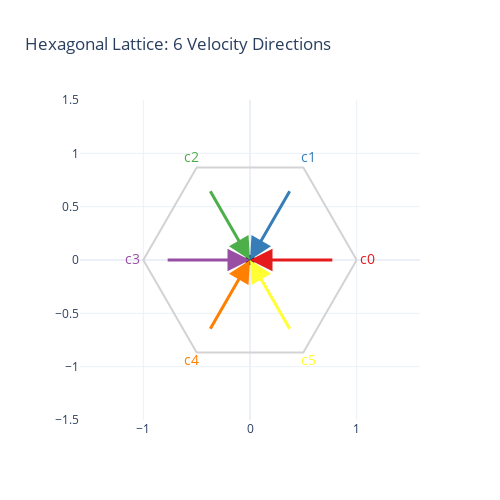

Here is the notebook cell this chart was saved with:
### Code cell
# ===================================================================
# PART 1: HEXAGONAL LATTICE GEOMETRY
# ===================================================================

class HexLattice:
    """
    Hexagonal lattice geometry for lattice gas.
    6 velocity directions at 60° intervals.
    """
    
    def __init__(self):
        # 6 velocity vectors (unit speed)
        # c_i = (cos(π*i/3), sin(π*i/3)) for i = 0,1,2,3,4,5
        self.num_velocities = 6
        angles = np.array([i * np.pi / 3 for i in range(6)])
        
        self.cx = np.cos(angles)
        self.cy = np.sin(angles)
        
        # Store as integer displacements for lattice movement
        # (rounded to nearest integer for discrete lattice)
        self.c = np.array([self.cx, self.cy]).T
        
        # Opposite directions (for collision rules)
        self.opposite = np.array([3, 4, 5, 0, 1, 2])
        
    def get_velocities(self):
        """Return velocity vectors"""
        return self.c
    
    def visualize_directions(self):
        """Visualize the 6 velocity directions"""
        fig = go.Figure()
        
        # Draw hexagon
        hex_angles = np.linspace(0, 2*np.pi, 7)
        hex_x = np.cos(hex_angles)
        hex_y = np.sin(hex_angles)
        
        fig.add_trace(go.Scatter(
            x=hex_x, y=hex_y,
            mode='lines',
            line=dict(color='lightgray', width=2),
            name='Lattice cell',
            showlegend=False
        ))
        
        # Draw velocity directions
        colors = px.colors.qualitative.Set1
        for i in range(6):
            fig.add_annotation(
                x=0, y=0,
                ax=self.cx[i]*0.8, ay=self.cy[i]*0.8,
                xref='x', yref='y',
                axref='x', ayref='y',
                showarrow=True,
                arrowhead=2,
                arrowsize=1.5,
                arrowwidth=3,
                arrowcolor=colors[i],
            )
            # Label
            fig.add_trace(go.Scatter(
                x=[self.cx[i]*1.1],
                y=[self.cy[i]*1.1],
                mode='text',
                text=[f'c{i}'],
                textfont=dict(size=14, color=colors[i]),
                showlegend=False
            ))
        
        # Center point
        fig.add_trace(go.Scatter(
            x=[0], y=[0],
            mode='markers',
            marker=dict(size=10, color='black'),
            showlegend=False
        ))
        
        fig.update_layout(
            title='Hexagonal Lattice: 6 Velocity Directions',
            xaxis=dict(range=[-1.5, 1.5], scaleanchor='y', scaleratio=1),
            yaxis=dict(range=[-1.5, 1.5]),
            template='plotly_white',
            height=500,
            width=500
        )
        
        fig.show()

# Create and visualize
lattice = HexLattice()
lattice.visualize_directions()

### Figure 1 — Plotly figure (JSON) as saved in the notebook; plotly's stock layout.template omitted (floating-point values rounded to 4 significant figures)
{"data": [{"line": {"color": "lightgray", "width": 2}, "mode": "lines", "name": "Lattice cell", "showlegend": false, "type": "scatter", "x": [1.0, 0.5, -0.5, -1.0, -0.5, 0.5, 1.0], "y": [0.0, 0.866, 0.866, 1.225e-16, -0.866, -0.866, -2.449e-16]}, {"mode": "text", "showlegend": false, "text": ["c0"], "textfont": {"color": "rgb(228,26,28)", "size": 14}, "type": "scatter", "x": [1.1], "y": [0]}, {"mode": "text", "showlegend": false, "text": ["c1"], "textfont": {"color": "rgb(55,126,184)", "size": 14}, "type": "scatter", "x": [0.55], "y": [0.9526]}, {"mode": "text", "showlegend": false, "text": ["c2"], "textfont": {"color": "rgb(77,175,74)", "size": 14}, "type": "scatter", "x": [-0.55], "y": [0.9526]}, {"mode": "text", "showlegend": false, "text": ["c3"], "textfont": {"color": "rgb(152,78,163)", "size": 14}, "type": "scatter", "x": [-1.1], "y": [1.347e-16]}, {"mode": "text", "showlegend": false, "text": ["c4"], "textfont": {"color": "rgb(255,127,0)", "size": 14}, "type": "scatter", "x": [-0.55], "y": [-0.9526]}, {"mode": "text", "showlegend": false, "text": ["c5"], "textfont": {"color": "rgb(255,255,51)", "size": 14}, "type": "scatter", "x": [0.55], "y": [-0.9526]}, {"marker": {"color": "black", "size": 10}, "mode": "markers", "showlegend": false, "type": "scatter", "x": [0], "y": [0]}], "layout": {"annotations": [{"arrowcolor": "rgb(228,26,28)", "arrowhead": 2, "arrowsize": 1.5, "arrowwidth": 3, "ax": 0.8, "axref": "x", "ay": 0, "ayref": "y", "showarrow": true, "x": 0, "xref": "x", "y": 0, "yref": "y"}, {"arrowcolor": "rgb(55,126,184)", "arrowhead": 2, "arrowsize": 1.5, "arrowwidth": 3, "ax": 0.4, "axref": "x", "ay": 0.6928, "ayref": "y", "showarrow": true, "x": 0, "xref": "x", "y": 0, "yref": "y"}, {"arrowcolor": "rgb(77,175,74)", "arrowhead": 2, "arrowsize": 1.5, "arrowwidth": 3, "ax": -0.4, "axref": "x", "ay": 0.6928, "ayref": "y", "showarrow": true, "x": 0, "xref": "x", "y": 0, "yref": "y"}, {"arrowcolor": "rgb(152,78,163)", "arrowhead": 2, "arrowsize": 1.5, "arrowwidth": 3, "ax": -0.8, "axref": "x", "ay": 9.797e-17, "ayref": "y", "showarrow": true, "x": 0, "xref": "x", "y": 0, "yref": "y"}, {"arrowcolor": "rgb(255,127,0)", "arrowhead": 2, "arrowsize": 1.5, "arrowwidth": 3, "ax": -0.4, "axref": "x", "ay": -0.6928, "ayref": "y", "showarrow": true, "x": 0, "xref": "x", "y": 0, "yref": "y"}, {"arrowcolor": "rgb(255,255,51)", "arrowhead": 2, "arrowsize": 1.5, "arrowwidth": 3, "ax": 0.4, "axref": "x", "ay": -0.6928, "ayref": "y", "showarrow": true, "x": 0, "xref": "x", "y": 0, "yref": "y"}], "height": 500, "title": {"text": "Hexagonal Lattice: 6 Velocity Directions"}, "width": 500, "xaxis": {"range": [-1.5, 1.5], "scaleanchor": "y", "scaleratio": 1}, "yaxis": {"range": [-1.5, 1.5]}}}
